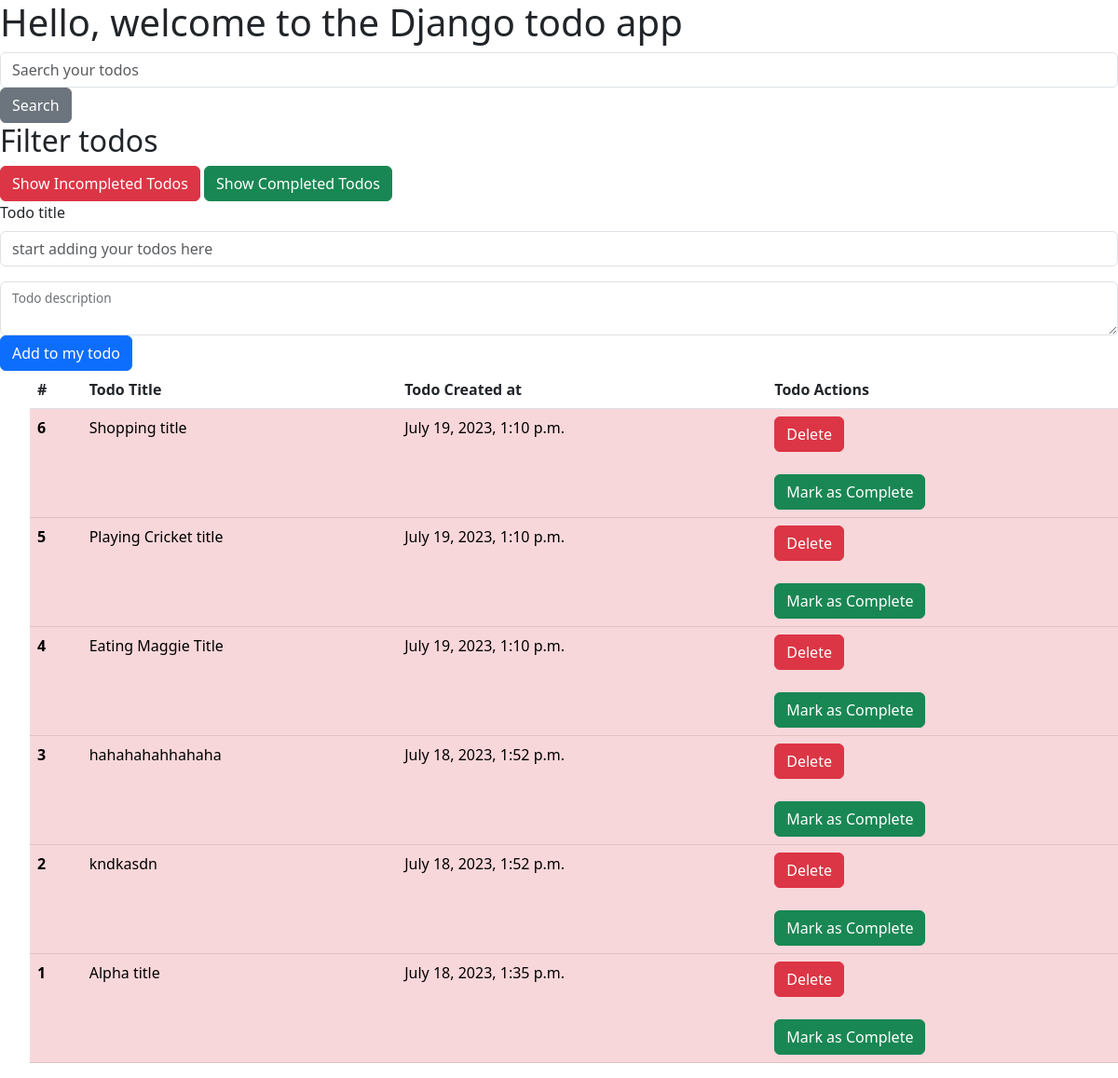
Before: /todos/list/ with the older database file.
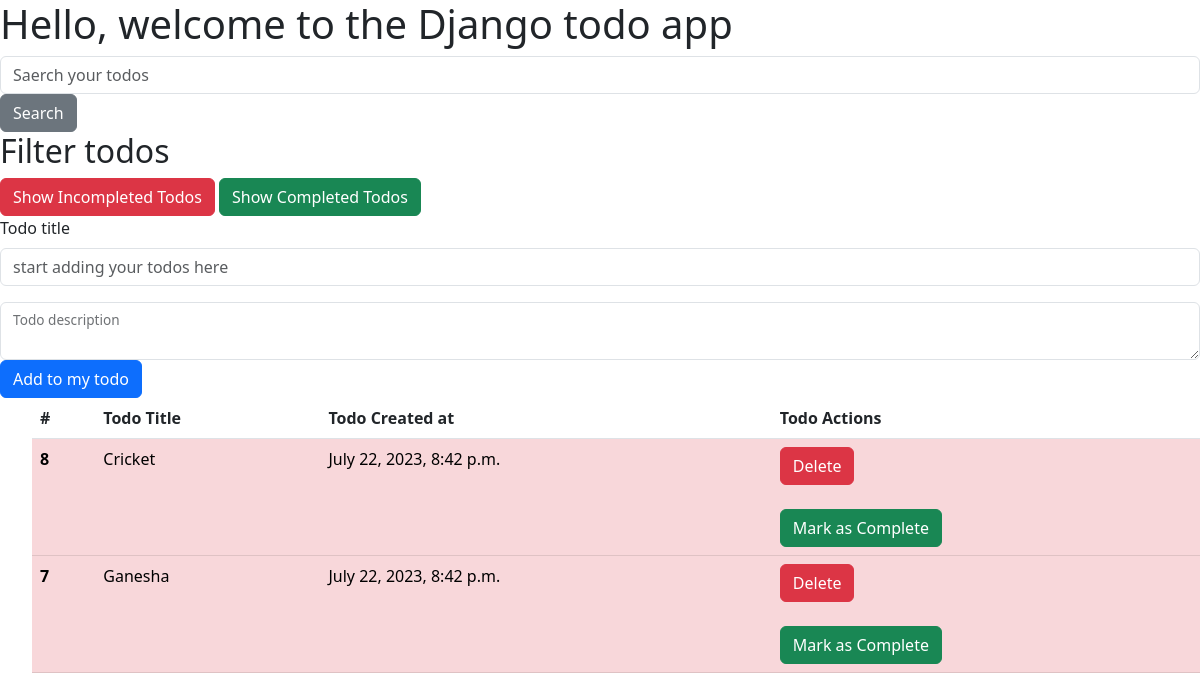
After: the same page with the newer database file.
### todo_app/models.py (models this page shows)
class Todo(models.Model):
    title = models.CharField(max_length=100, default="")
    description = models.TextField(default="")
    completed = models.BooleanField(default=False)
    created_at = models.DateTimeField(auto_now_add=True)
    updated_at = models.DateTimeField(auto_now_add=True)

### todo_app/views.py (the view)
# urls.py: path('list/', views.list_view, name="todo_list_view"),
def list_view(request):
    search_string = request.GET.get('search', "")
    status = request.GET.get('status', "")
    todo_list = Todo.objects.all().order_by("-created_at")
    if search_string != "":
        todo_list = todo_list.filter(title__icontains=search_string)
    if status!="":
        todo_list = todo_list.filter(completed=status)
    data = {
        "todo_list": todo_list
    }
    return render(request, "list.html", context=data)

### todo_app/templates/list.html (shortened to what this page needs)
<!doctype html>
<html lang="en">
  <head>
    <link href="https://cdn.jsdelivr.net/npm/bootstrap@5.3.0/dist/css/bootstrap.min.css" rel="stylesheet">
  </head>
  <body>
    <h1>Hello, welcome to the Django todo app</h1>
    <form method="GET" action="{% url 'todo_list_view' %}">
      <input type="text" class="form-control" id="search" placeholder="Saerch your todos" name="search">
      <button type="submit" class="btn btn-secondary">Search</button>
    </form>
    <h2>Filter todos</h2>
    <form method="GET" action="{% url 'todo_list_view' %}">
    <a class="btn btn-danger" href="/todos/list?status=0">Show Incompleted Todos</a>
    <a class="btn btn-success" href="/todos/list?status=1">Show Completed Todos</a>
    </form>
    <form method="POST" action="{% url 'todo_create_view' %}">
        <div class="mb-3">
          <label for="todoTitle" class="form-label">Todo title</label>
          <input type="text" class="form-control" id="todoTitle" placeholder="start adding your todos here" name="todoTitle">
        </div>
        <div class="form-floating">
            <textarea class="form-control" id="todoDescription" name="todoDescription"></textarea>
            <label for="todoDescription">Todo description</label>
        </div>
        <button type="submit" class="btn btn-primary">Add to my todo</button>
      </form>
      <ul>
          <table class="table">
            <thead>
              <tr>
                <th scope="col">#</th>
                <th scope="col">Todo Title</th>
                <th scope="col">Todo Created at</th>
                <th scope="col">Todo Actions</th>
              </tr>
            </thead>
            <tbody>
        {% for todo in todo_list %}
              <tr class="{% if todo.completed == True %}
              table-success
              {% else %}
              table-danger
              {% endif %}">
                <th scope="row">{{todo.id}}</th>
                <td>{{todo.title}}</td>
                <td>{{todo.created_at}}</td>
                <td>
                  <form method="POST" action="{% url 'todo_delete_view' todo.id %}">
                    <button type="submit" class="btn btn-danger">Delete</button>
                  </form>
                  <br>
                  {% if todo.completed == False %}
                  <form method="POST" action="{% url 'todo_update_view' todo.id %}">
                    <button class="btn btn-success">Mark as Complete</button>
                  </form>
                  {% endif %}
                </td>
              </tr>
        {% endfor %}
            </tbody>
          </table>
      </ul>
  </body>
</html>

Changed rows visible on the page:
removed Todo: id "6", title "Shopping title", created_at "July 19, 2023, 1:10 p.m.", completed "Mark as Complete"
removed Todo: id "5", title "Playing Cricket title", created_at "July 19, 2023, 1:10 p.m.", completed "Mark as Complete"
removed Todo: id "4", title "Eating Maggie Title", created_at "July 19, 2023, 1:10 p.m.", completed "Mark as Complete"
removed Todo: id "3", title "hahahahahhahaha", created_at "July 18, 2023, 1:52 p.m.", completed "Mark as Complete"
removed Todo: id "2", title "kndkasdn", created_at "July 18, 2023, 1:52 p.m.", completed "Mark as Complete"
removed Todo: id "1", title "Alpha title", created_at "July 18, 2023, 1:35 p.m.", completed "Mark as Complete"
added Todo: id "8", title "Cricket", created_at "July 22, 2023, 8:42 p.m.", completed "Mark as Complete"
added Todo: id "7", title "Ganesha", created_at "July 22, 2023, 8:42 p.m.", completed "Mark as Complete"
